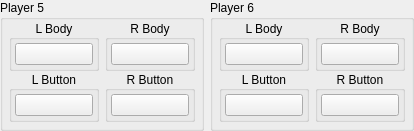
                <widget class="QWidget" name="player56Widget" native="true">
                 <layout class="QHBoxLayout" name="horizontalLayout_6">
                  <property name="leftMargin">
                   <number>0</number>
                  </property>
                  <property name="topMargin">
                   <number>0</number>
                  </property>
                  <property name="rightMargin">
                   <number>0</number>
                  </property>
                  <property name="bottomMargin">
                   <number>0</number>
                  </property>
                  <item>
                   <widget class="QGroupBox" name="player5Group">
                    <property name="title">
                     <string>Player 5</string>
                    </property>
                    <layout class="QHBoxLayout" name="horizontalLayout_10">
                     <property name="spacing">
                      <number>6</number>
                     </property>
                     <property name="leftMargin">
                      <number>6</number>
                     </property>
                     <property name="topMargin">
                      <number>0</number>
                     </property>
                     <property name="rightMargin">
                      <number>6</number>
                     </property>
                     <property name="bottomMargin">
                      <number>6</number>
                     </property>
                     <item>
                      <widget class="QWidget" name="player5LeftJoycon" native="true">
                       <layout class="QVBoxLayout" name="buttonMiscButtonsLeftJoyconVerticalLayout_10">
                        <property name="spacing">
                         <number>0</number>
                        </property>
                        <property name="leftMargin">
                         <number>0</number>
                        </property>
                        <property name="topMargin">
                         <number>0</number>
                        </property>
                        <property name="rightMargin">
                         <number>0</number>
                        </property>
                        <property name="bottomMargin">
                         <number>0</number>
                        </property>
                        <item alignment="Qt::AlignHCenter">
                         <widget class="QGroupBox" name="player5LeftBodyGroup">
                          <property name="title">
                           <string>L Body</string>
                          </property>
                          <property name="alignment">
                           <set>Qt::AlignCenter</set>
                          </property>
                          <layout class="QVBoxLayout" name="verticalLayout_50">
                           <property name="spacing">
                            <number>3</number>
                           </property>
                           <property name="leftMargin">
                            <number>3</number>
                           </property>
                           <property name="topMargin">
                            <number>3</number>
                           </property>
                           <property name="rightMargin">
                            <number>3</number>
                           </property>
                           <property name="bottomMargin">
                            <number>3</number>
                           </property>
                           <item>
                            <widget class="QPushButton" name="player5_left_body_button">
                             <property name="sizePolicy">
                              <sizepolicy hsizetype="Fixed" vsizetype="Fixed">
                               <horstretch>0</horstretch>
                               <verstretch>0</verstretch>
                              </sizepolicy>
                             </property>
                             <property name="minimumSize">
                              <size>
                               <width>68</width>
                               <height>0</height>
                              </size>
                             </property>
                             <property name="maximumSize">
                              <size>
                               <width>68</width>
                               <height>16777215</height>
                              </size>
                             </property>
                             <property name="styleSheet">
                              <string notr="true">min-width: 76px;</string>
                             </property>
                             <property name="text">
                              <string/>
                             </property>
                            </widget>
                           </item>
                          </layout>
                         </widget>
                        </item>
                        <item alignment="Qt::AlignHCenter">
                         <widget class="QGroupBox" name="player5LeftButtonsGroup">
                          <property name="title">
                           <string>L Button</string>
                          </property>
                          <property name="alignment">
                           <set>Qt::AlignCenter</set>
                          </property>
                          <layout class="QVBoxLayout" name="verticalLayout_51">
                           <property name="spacing">
                            <number>3</number>
                           </property>
                           <property name="leftMargin">
                            <number>3</number>
                           </property>
                           <property name="topMargin">
                            <number>3</number>
                           </property>
                           <property name="rightMargin">
                            <number>3</number>
                           </property>
                           <property name="bottomMargin">
                            <number>3</number>
                           </property>
                           <item>
                            <widget class="QPushButton" name="player5_left_buttons_button">
                             <property name="sizePolicy">
                              <sizepolicy hsizetype="Fixed" vsizetype="Fixed">
                               <horstretch>0</horstretch>
                               <verstretch>0</verstretch>
                              </sizepolicy>
                             </property>
                             <property name="minimumSize">
                              <size>
                               <width>68</width>
                               <height>0</height>
                              </size>
                             </property>
                             <property name="maximumSize">
                              <size>
                               <width>68</width>
                               <height>16777215</height>
                              </size>
                             </property>
                             <property name="styleSheet">
                              <string notr="true">min-width: 76px;</string>
                             </property>
                             <property name="text">
                              <string/>
                             </property>
                            </widget>
                           </item>
                          </layout>
                         </widget>
                        </item>
                       </layout>
                      </widget>
                     </item>
                     <item>
                      <widget class="QWidget" name="player5RightJoycon" native="true">
                       <layout class="QVBoxLayout" name="buttonMiscButtonsRightJoyconVerticalLayout_10">
                        <property name="spacing">
                         <number>0</number>
                        </property>
                        <property name="leftMargin">
                         <number>0</number>
                        </property>
                        <property name="topMargin">
                         <number>0</number>
                        </property>
                        <property name="rightMargin">
                         <number>0</number>
                        </property>
                        <property name="bottomMargin">
                         <number>0</number>
                        </property>
                        <item alignment="Qt::AlignHCenter">
                         <widget class="QGroupBox" name="player5RightBodyGroup">
                          <property name="title">
                           <string>R Body</string>
                          </property>
                          <property name="alignment">
                           <set>Qt::AlignCenter</set>
                          </property>
                          <layout class="QVBoxLayout" name="verticalLayout_48">
                           <property name="spacing">
                            <number>3</number>
                           </property>
                           <property name="leftMargin">
                            <number>3</number>
                           </property>
                           <property name="topMargin">
                            <number>3</number>
                           </property>
                           <property name="rightMargin">
                            <number>3</number>
                           </property>
                           <property name="bottomMargin">
                            <number>3</number>
                           </property>
                           <item>
                            <widget class="QPushButton" name="player5_right_body_button">
                             <property name="sizePolicy">
                              <sizepolicy hsizetype="Fixed" vsizetype="Fixed">
                               <horstretch>0</horstretch>
                               <verstretch>0</verstretch>
                              </sizepolicy>
                             </property>
                             <property name="minimumSize">
                              <size>
                               <width>68</width>
                               <height>0</height>
                              </size>
                             </property>
                             <property name="maximumSize">
                              <size>
                               <width>68</width>
                               <height>16777215</height>
                              </size>
                             </property>
                             <property name="styleSheet">
                              <string notr="true">min-width: 76px;</string>
                             </property>
                             <property name="text">
                              <string/>
                             </property>
                            </widget>
                           </item>
                          </layout>
                         </widget>
                        </item>
                        <item alignment="Qt::AlignHCenter">
                         <widget class="QGroupBox" name="player5RightButtonsGroup">
                          <property name="title">
                           <string>R Button</string>
                          </property>
                          <property name="alignment">
                           <set>Qt::AlignCenter</set>
                          </property>
                          <layout class="QVBoxLayout" name="verticalLayout_49">
                           <property name="spacing">
                            <number>3</number>
                           </property>
                           <property name="leftMargin">
                            <number>3</number>
                           </property>
                           <property name="topMargin">
                            <number>3</number>
                           </property>
                           <property name="rightMargin">
                            <number>3</number>
                           </property>
                           <property name="bottomMargin">
                            <number>3</number>
                           </property>
                           <item>
                            <widget class="QPushButton" name="player5_right_buttons_button">
                             <property name="sizePolicy">
                              <sizepolicy hsizetype="Fixed" vsizetype="Fixed">
                               <horstretch>0</horstretch>
                               <verstretch>0</verstretch>
                              </sizepolicy>
                             </property>
                             <property name="minimumSize">
                              <size>
                               <width>68</width>
                               <height>0</height>
                              </size>
                             </property>
                             <property name="maximumSize">
                              <size>
                               <width>68</width>
                               <height>16777215</height>
                              </size>
                             </property>
                             <property name="styleSheet">
                              <string notr="true">min-width: 76px;</string>
                             </property>
                             <property name="text">
                              <string/>
                             </property>
                            </widget>
                           </item>
                          </layout>
                         </widget>
                        </item>
                       </layout>
                      </widget>
                     </item>
                    </layout>
                   </widget>
                  </item>
                  <item>
                   <widget class="QGroupBox" name="player6Group">
                    <property name="title">
                     <string>Player 6</string>
                    </property>
                    <layout class="QHBoxLayout" name="horizontalLayout_11">
                     <property name="spacing">
                      <number>6</number>
                     </property>
                     <property name="leftMargin">
                      <number>6</number>
                     </property>
                     <property name="topMargin">
                      <number>0</number>
                     </property>
                     <property name="rightMargin">
                      <number>6</number>
                     </property>
                     <property name="bottomMargin">
                      <number>6</number>
                     </property>
                     <item>
                      <widget class="QWidget" name="player6LeftJoycon" native="true">
                       <layout class="QVBoxLayout" name="buttonMiscButtonsLeftJoyconVerticalLayout_11">
                        <property name="spacing">
                         <number>0</number>
                        </property>
                        <property name="leftMargin">
                         <number>0</number>
                        </property>
                        <property name="topMargin">
                         <number>0</number>
                        </property>
                        <property name="rightMargin">
                         <number>0</number>
                        </property>
                        <property name="bottomMargin">
                         <number>0</number>
                        </property>
                        <item alignment="Qt::AlignHCenter">
                         <widget class="QGroupBox" name="player6LeftBodyGroup">
                          <property name="title">
                           <string>L Body</string>
                          </property>
                          <property name="alignment">
                           <set>Qt::AlignCenter</set>
                          </property>
                          <layout class="QVBoxLayout" name="verticalLayout_54">
                           <property name="spacing">
                            <number>3</number>
                           </property>
                           <property name="leftMargin">
                            <number>3</number>
                           </property>
                           <property name="topMargin">
                            <number>3</number>
                           </property>
                           <property name="rightMargin">
                            <number>3</number>
                           </property>
                           <property name="bottomMargin">
                            <number>3</number>
                           </property>
                           <item>
                            <widget class="QPushButton" name="player6_left_body_button">
                             <property name="sizePolicy">
                              <sizepolicy hsizetype="Fixed" vsizetype="Fixed">
                               <horstretch>0</horstretch>
                               <verstretch>0</verstretch>
                              </sizepolicy>
                             </property>
                             <property name="minimumSize">
                              <size>
                               <width>68</width>
                               <height>0</height>
                              </size>
                             </property>
                             <property name="maximumSize">
                              <size>
                               <width>68</width>
                               <height>16777215</height>
                              </size>
                             </property>
                             <property name="styleSheet">
                              <string notr="true">min-width: 76px;</string>
                             </property>
                             <property name="text">
                              <string/>
                             </property>
                            </widget>
                           </item>
                          </layout>
                         </widget>
                        </item>
                        <item alignment="Qt::AlignHCenter">
                         <widget class="QGroupBox" name="player6LeftButtonsGroup">
                          <property name="title">
                           <string>L Button</string>
                          </property>
                          <property name="alignment">
                           <set>Qt::AlignCenter</set>
                          </property>
                          <layout class="QVBoxLayout" name="verticalLayout_55">
                           <property name="spacing">
                            <number>3</number>
                           </property>
                           <property name="leftMargin">
                            <number>3</number>
                           </property>
                           <property name="topMargin">
                            <number>3</number>
                           </property>
                           <property name="rightMargin">
                            <number>3</number>
                           </property>
                           <property name="bottomMargin">
                            <number>3</number>
                           </property>
                           <item>
                            <widget class="QPushButton" name="player6_left_buttons_button">
                             <property name="sizePolicy">
                              <sizepolicy hsizetype="Fixed" vsizetype="Fixed">
                               <horstretch>0</horstretch>
                               <verstretch>0</verstretch>
                              </sizepolicy>
                             </property>
                             <property name="minimumSize">
                              <size>
                               <width>68</width>
                               <height>0</height>
                              </size>
                             </property>
                             <property name="maximumSize">
                              <size>
                               <width>68</width>
                               <height>16777215</height>
                              </size>
                             </property>
                             <property name="styleSheet">
                              <string notr="true">min-width: 76px;</string>
                             </property>
                             <property name="text">
                              <string/>
                             </property>
                            </widget>
                           </item>
                          </layout>
                         </widget>
                        </item>
                       </layout>
                      </widget>
                     </item>
                     <item>
                      <widget class="QWidget" name="player6RightJoycon" native="true">
                       <layout class="QVBoxLayout" name="buttonMiscButtonsRightJoyconVerticalLayout_11">
                        <property name="spacing">
                         <number>0</number>
                        </property>
                        <property name="leftMargin">
                         <number>0</number>
                        </property>
                        <property name="topMargin">
                         <number>0</number>
                        </property>
                        <property name="rightMargin">
                         <number>0</number>
                        </property>
                        <property name="bottomMargin">
                         <number>0</number>
                        </property>
                        <item alignment="Qt::AlignHCenter">
                         <widget class="QGroupBox" name="player6RightBodyGroup">
                          <property name="title">
                           <string>R Body</string>
                          </property>
                          <property name="alignment">
                           <set>Qt::AlignCenter</set>
                          </property>
                          <layout class="QVBoxLayout" name="verticalLayout_52">
                           <property name="spacing">
                            <number>3</number>
                           </property>
                           <property name="leftMargin">
                            <number>3</number>
                           </property>
                           <property name="topMargin">
                            <number>3</number>
                           </property>
                           <property name="rightMargin">
                            <number>3</number>
                           </property>
                           <property name="bottomMargin">
                            <number>3</number>
                           </property>
                           <item>
                            <widget class="QPushButton" name="player6_right_body_button">
                             <property name="sizePolicy">
                              <sizepolicy hsizetype="Fixed" vsizetype="Fixed">
                               <horstretch>0</horstretch>
                               <verstretch>0</verstretch>
                              </sizepolicy>
                             </property>
                             <property name="minimumSize">
                              <size>
                               <width>68</width>
                               <height>0</height>
                              </size>
                             </property>
                             <property name="maximumSize">
                              <size>
                               <width>68</width>
                               <height>16777215</height>
                              </size>
                             </property>
                             <property name="styleSheet">
                              <string notr="true">min-width: 76px;</string>
                             </property>
                             <property name="text">
                              <string/>
                             </property>
                            </widget>
                           </item>
                          </layout>
                         </widget>
                        </item>
                        <item alignment="Qt::AlignHCenter">
                         <widget class="QGroupBox" name="player6RightButtonsGroup">
                          <property name="title">
                           <string>R Button</string>
                          </property>
                          <property name="alignment">
                           <set>Qt::AlignCenter</set>
                          </property>
                          <layout class="QVBoxLayout" name="verticalLayout_53">
                           <property name="spacing">
                            <number>3</number>
                           </property>
                           <property name="leftMargin">
                            <number>3</number>
                           </property>
                           <property name="topMargin">
                            <number>3</number>
                           </property>
                           <property name="rightMargin">
                            <number>3</number>
                           </property>
                           <property name="bottomMargin">
                            <number>3</number>
                           </property>
                           <item>
                            <widget class="QPushButton" name="player6_right_buttons_button">
                             <property name="sizePolicy">
                              <sizepolicy hsizetype="Fixed" vsizetype="Fixed">
                               <horstretch>0</horstretch>
                               <verstretch>0</verstretch>
                              </sizepolicy>
                             </property>
                             <property name="minimumSize">
                              <size>
                               <width>68</width>
                               <height>0</height>
                              </size>
                             </property>
                             <property name="maximumSize">
                              <size>
                               <width>68</width>
                               <height>16777215</height>
                              </size>
                             </property>
                             <property name="styleSheet">
                              <string notr="true">min-width: 76px;</string>
                             </property>
                             <property name="text">
                              <string/>
                             </property>
                            </widget>
                           </item>
                          </layout>
                         </widget>
                        </item>
                       </layout>
                      </widget>
                     </item>
                    </layout>
                   </widget>
                  </item>
                 </layout>
                </widget>
